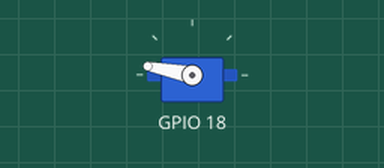
This program was run on a simulated Raspberry Pi (BCM pin numbers). On the bench: servo. Servo angles are drawn from the pulse width (0.5 ms = 0°, 2.5 ms = 180°); what the program prints to the terminal is not drawn.

Above: at 0.1 s.
Timing chart, 0 to 1.6 s (numbered marks = the images above):
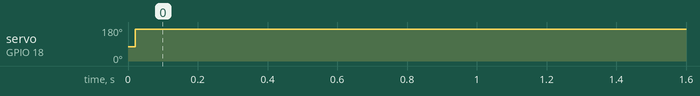

Measured:
- by itself, servo on GPIO 18: 76° → 169° at 0.02 s

The program:

p212_servomotor.py
```python
import sys
import time
import wiringpi
import RPi.GPIO as GPIO
def read_ad(channel,SCLK,MOSI,MISO,SS):
    if channel<0 or channel>7:
        return -1
    GPIO.output(SS,GPIO.HIGH)
    GPIO.output(SCLK,GPIO.LOW)
    GPIO.output(SS,GPIO.LOW)
    command=(channel|0x18)<<3  # 11cc c000 in binary.
    for i in range(5):  # forall i in {0, 1, 2, 3, 4}.
        if command&0x80:  # xxxx xxxx & 1000 0000 (Sends from MSB to LSB.)
            GPIO.output(MOSI,GPIO.HIGH)
        else:
            GPIO.output(MOSI,GPIO.LOW)
        command<<=1  # Disposes the MSB which already sent.
        GPIO.output(SCLK,GPIO.HIGH)
        GPIO.output(SCLK,GPIO.LOW)
    value=0
    for i in range(13):  # forall i in in {0, 1, ... 11, 12}.
        GPIO.output(SCLK,GPIO.HIGH)
        GPIO.output(SCLK,GPIO.LOW)
        if i==0:  # null bit.
            pass
        else:
            value<<=1
            if GPIO.input(MISO)==GPIO.HIGH:
                value|=0x1
    GPIO.output(SS,GPIO.HIGH)
    return value
GPIO.setmode(GPIO.BCM)   # Uses GPIO pin numbers.
SCLK=11  # serial clock.
MOSI=10  # master output slave input.
MISO=9   # master input slave output.
SS=8     # slave select.
GPIO.setup(SCLK,GPIO.OUT)
GPIO.setup(MOSI,GPIO.OUT)
GPIO.setup(MISO,GPIO.IN)
GPIO.setup(SS,GPIO.OUT)

def servo_duty_hwpwm(val):
    val_min=0
    val_max=4095
    servo_min=36   # Because of the duty cycle 3.5%/100*1024=36.
    servo_min=16
    servo_max=102  # Because of the duty cycle 10%/100*1024=102.
    servo_max=122
    duty=int((servo_min-servo_max)*(val-val_min)/(val_max-val_min)+servo_max)
    return duty
wiringpi.wiringPiSetupGpio()  # Uses GPIO pin numbers.
wiringpi.pinMode(18,wiringpi.GPIO.PWM_OUTPUT)  # Uses GPIO#18 as PWM.
wiringpi.pwmSetMode(wiringpi.GPIO.PWM_MODE_MS)  # Uses constant frequency.
wiringpi.pwmSetClock(375)  # Because 18750/(50 Hz).
wiringpi.pwmWrite(18,69)  # Default duty cycle of GPIO#18 is 6.75%/100*1024=69.
adc_pin0=0
try:
    while True:
        inp=read_ad(adc_pin0,SCLK,MOSI,MISO,SS)
        duty=servo_duty_hwpwm(inp)
        print("inp:",inp," duty:",duty)
        wiringpi.pwmWrite(18,duty)
        time.sleep(0.2)  # idle.
except KeyboardInterrupt:
    pass  # Terminates program with Ctrl+C.
GPIO.cleanup()  # Initializes GPIO.setup().
```
